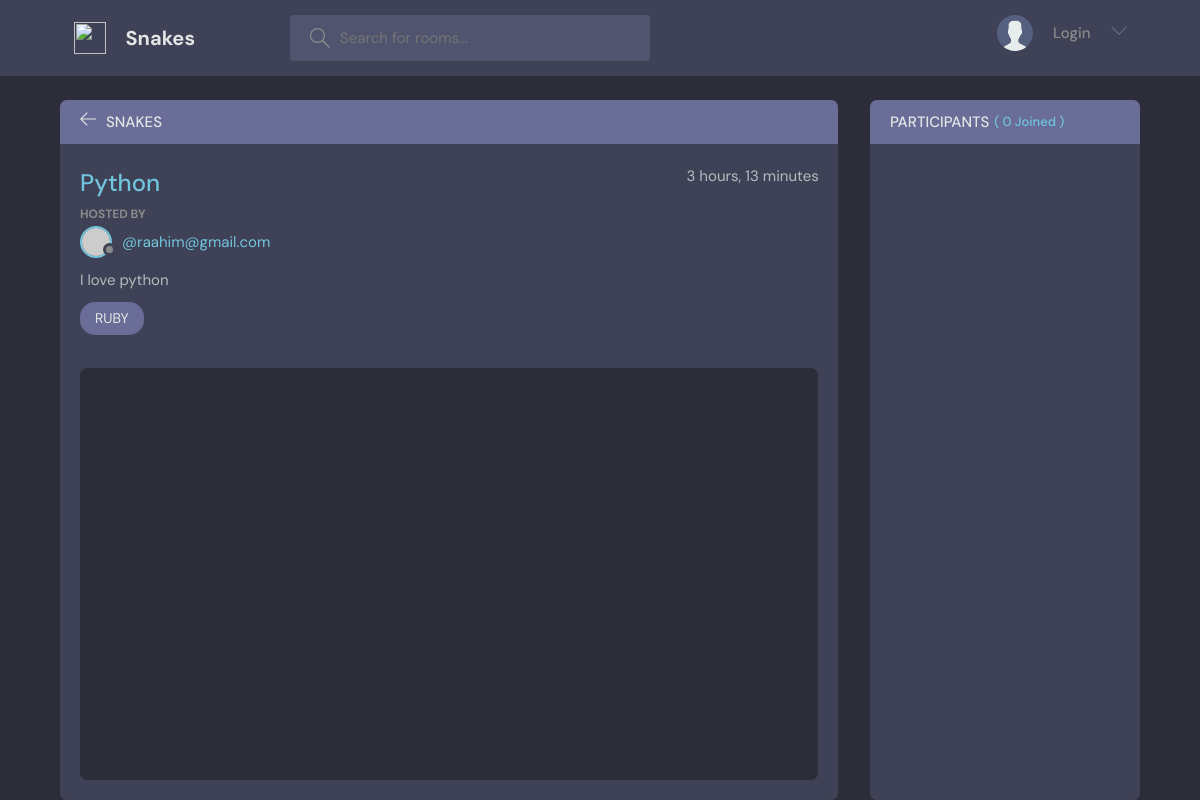
The page /room/1/ on the database its author committed.
### myapp/models.py (models this page shows, shortened)
class Room(models.Model):
    host = models.ForeignKey(User, on_delete=models.SET_NULL, null=True)
    topic = models.ForeignKey(Topic, on_delete=models.SET_NULL, null=True)
    name = models.CharField(max_length=200)
    description = models.TextField(null=True)
    participant = models.ManyToManyField(User, related_name='participant', blank=True)
    updated = models.DateTimeField(auto_now=True)
    created = models.DateTimeField(auto_now_add=True)
    class Meta:
        ordering = ['-updated', '-created']

class User(AbstractUser):
    username = models.CharField(max_length=200)
    name = models.CharField(max_length=200)
    email = models.EmailField(unique=True)
    bio = models.TextField(null=True)
    avatar = models.ImageField(null=True, default="avatar.svg")
    USERNAME_FIELD = 'email'
    REQUIRED_FIELDS = ['username']

class Topic(models.Model):
    name = models.CharField(max_length=200)
    def __str__(self):
        return self.name

### myapp/views.py (the view, shortened to what this page needs)
# urls.py: path('room/<str:pk>', views.getRoom),
def room(request, pk):
    rooms = Room.objects.get(pk=pk)
    roomMessages = rooms.message_set.all()
    participants = rooms.participant.all()
    context = {'room': rooms, 'roo_messages': roomMessages, 'participants': participants}
    return render(request, 'myapp/room.html', context)

### myapp/templates/myapp/room.html (shortened to what this page needs)
{% extends 'main.html' %}
{% block content %}
<main class="profile-page layout layout--2">
    <div class="container">
        <div class="room">
            <div class="room__top">
                <div class="room__topLeft">
                    <a href="{% url 'home' %}">
                        <svg version="1.1" xmlns="http://www.w3.org/2000/svg" width="32" height="32"
                             viewBox="0 0 32 32">
                            <title>arrow-left</title>
                            <path
                                    d="M13.723 2.286l-13.723 13.714 13.719 13.714 1.616-1.611-10.96-10.96h27.625v-2.286h-27.625l10.965-10.965-1.616-1.607z"
                            ></path>
                        </svg>
                    </a>
                    <h3>Snakes</h3>
                </div>
            </div>
            <div class="room__box scroll">
                <div class="room__header scroll">
                    <div class="room__info">
                        <h3>{{room.name}}</h3>
                        <span>{{room.created|timesince}}</span>
                    </div>
                    <div class="room__hosted">
                        <p>Hosted By</p>
                        <a href="{% url 'user-profile' room.host.id %}" class="room__author">
                            <div class="avatar avatar--small">
                                <img src="https://randomuser.me/api/portraits/men/37.jpg"/>
                            </div>
                            <span>@{{room.host}}</span>
                        </a>
                    </div>
                    <div class="room__details">
                        {{room.description}}
                    </div>
                    <span class="room__topics">{{room.topic}}</span>
                </div>
                <div class="room__conversation">
                    <div class="threads scroll">
                    </div>
                </div>
            </div>
        </div>
        <div class="participants">
            <h3 class="participants__top">Participants <span>( {{participants.count}} Joined )</span></h3>
            <div class="participants__list scroll">
            </div>
        </div>
    </div>
</main>
{% endblock content %}

### static/styles/style.css (style rules this page uses)
:root { --color-main: #71c6dd; --color-main-light: #e1f6fb; --color-dark: #3f4156; --color-dark-medium: #51546e; --color-dark-light: #696d97; --color-light: #e5e5e5; --color-gray: #8b8b8b; --color-light-gray: #b2bdbd; --color-bg: #2d2d39; --color-success: #5dd693; --color-error: #fc4b0b; }
* { font-family: "DM Sans", -apple-system, BlinkMacSystemFont, "Segoe UI", Roboto, Oxygen, Ubuntu, Cantarell, "Open Sans", "Helvetica Neue", sans-serif; margin: 0; padding: 0; box-sizing: border-box; text-rendering: optimizeLegibility; font-size: inherit; }
html { font-size: 56.25%; }
@media only screen and (min-width: 1200px) { html { font-size: 62.5%; } }
body { line-height: 1.6; font-weight: 400; font-size: 1.5rem; color: var(--color-light-gray); background-color: var(--color-bg); min-height: 100vh; }
img { width: 100%; }
a { display: inline-block; color: var(--color-main); text-decoration: none; }
.container { max-width: 120rem; width: 90%; margin: auto; }
.avatar { position: relative; display: inline-block; border-radius: 50%; border: 2px solid var(--color-main); }
.avatar img { display: block; border-radius: 50%; object-fit: cover; object-position: center; }
.avatar::after { content: ""; display: block; position: absolute; background-color: var(--color-gray); z-index: 111; border-radius: 50%; border: 0.3rem solid var(--color-dark); }
.avatar.avatar--small img { width: 2.8rem; height: 2.8rem; }
.avatar.avatar--small:after { width: 0.7rem; height: 0.7rem; bottom: 0px; right: -6px; }
.layout { margin-top: 2.4rem; }
.layout > .container { display: flex; justify-content: space-between; align-items: flex-start; }
.layout--2 > .container > div:first-child { flex-basis: 72%; }
.layout--2 > .container > div:last-child { flex-basis: 25%; }
.room, .participants { background: var(--color-dark); max-height: 87.5vh; border-radius: 0.7rem; overflow: hidden; position: relative; }
.room__top, .participants__top { background: var(--color-dark-light); display: flex; justify-content: space-between; align-items: center; padding: 1rem 2rem; position: relative; }
.room__top svg, .thread__top svg { width: 1.6rem; height: 1.6rem; fill: var(--color-light); cursor: pointer; }
.room__topLeft { display: flex; align-items: flex-end; gap: 1rem; }
.room__topLeft h3, .participants__top { text-transform: uppercase; font-weight: 500; color: var(--color-light); }
.room__topLeft svg { width: 1.6rem; height: 1.6rem; fill: var(--color-light); }
.room__header { max-height: 30vh; overflow-y: auto; position: absolute; width: 95%; background: var(--color-dark); z-index: 999; top: 4.4rem; padding-top: 2rem; padding-bottom: 1rem; }
.room__box { padding-left: 2rem; padding-right: 2rem; height: 80.5vh; padding-bottom: 0; }
.room__info { display: flex; justify-content: space-between; }
.room__info h3 { font-size: 2.4rem; font-weight: 500; color: var(--color-main); }
.room__hosted p { text-transform: uppercase; color: var(--color-gray); font-size: 1.2rem; font-weight: 700; line-height: 2; }
.room__author { display: flex; gap: 1rem; align-items: center; margin-bottom: 1rem; transition: all 0.3s ease-in-out; }
.room__topics { padding: 0.5rem 1.5rem; background: var(--color-dark-light); color: var(--color-light); display: inline-block; font-size: 1.4rem; border-radius: 1.5rem; margin: 1rem 0; }
.room__conversation { margin-top: 1rem; margin-bottom: 4rem; height: 64%; }
.threads { background: var(--color-bg); border-radius: 0.7rem; overflow-y: auto; height: 100%; margin-top: 28vh; padding: 0 2rem 4rem 2rem; }
.participants__top span { color: var(--color-main); font-size: 1.3rem; text-transform: none; }
.participants__top { justify-content: flex-start; gap: 0.5rem; }
.participants__list { padding: 2rem; height: 82.5vh; overflow-y: scroll; padding-bottom: 0; }

### rows shown on the page
Room: name "Python", created "3 hours, 13 minutes", host "raahim@gmail.com", description "I love python", topic "RUBY"

### other values the page prints
{{ participants.count }} "0"
